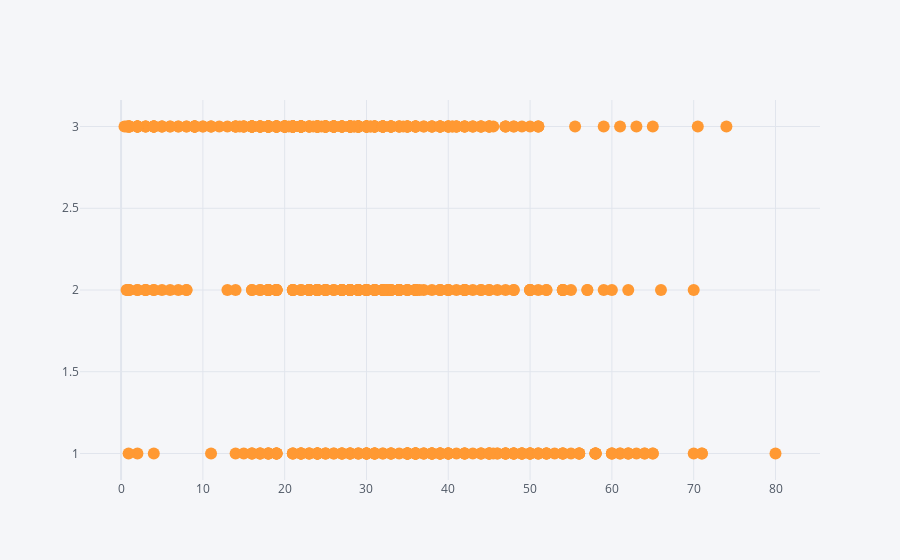

The notebook cell this image was saved under:
### Code cell
df2.iplot(x = 'age',y= 'pclass', mode= 'markers')

### Figure 1 — Plotly figure (JSON) as saved in the notebook; plotly's stock layout.template omitted (floating-point values rounded to 4 significant figures; data arrays with more than 128 entries replaced by an {"elided": "..."} marker saying what was removed)
{"data": [{"line": {"color": "rgba(255, 153, 51, 1.0)", "dash": "solid", "shape": "linear", "width": 1.3}, "marker": {"size": 12, "symbol": "circle"}, "mode": "markers", "name": "pclass", "text": "", "type": "scatter", "x": {"elided": "891 float values"}, "y": {"elided": "891 int values"}}], "layout": {"legend": {"bgcolor": "#F5F6F9", "font": {"color": "#4D5663"}}, "paper_bgcolor": "#F5F6F9", "plot_bgcolor": "#F5F6F9", "title": {"font": {"color": "#4D5663"}}, "xaxis": {"gridcolor": "#E1E5ED", "showgrid": true, "tickfont": {"color": "#4D5663"}, "title": {"font": {"color": "#4D5663"}, "text": ""}, "zerolinecolor": "#E1E5ED"}, "yaxis": {"gridcolor": "#E1E5ED", "showgrid": true, "tickfont": {"color": "#4D5663"}, "title": {"font": {"color": "#4D5663"}, "text": ""}, "zerolinecolor": "#E1E5ED"}}}
